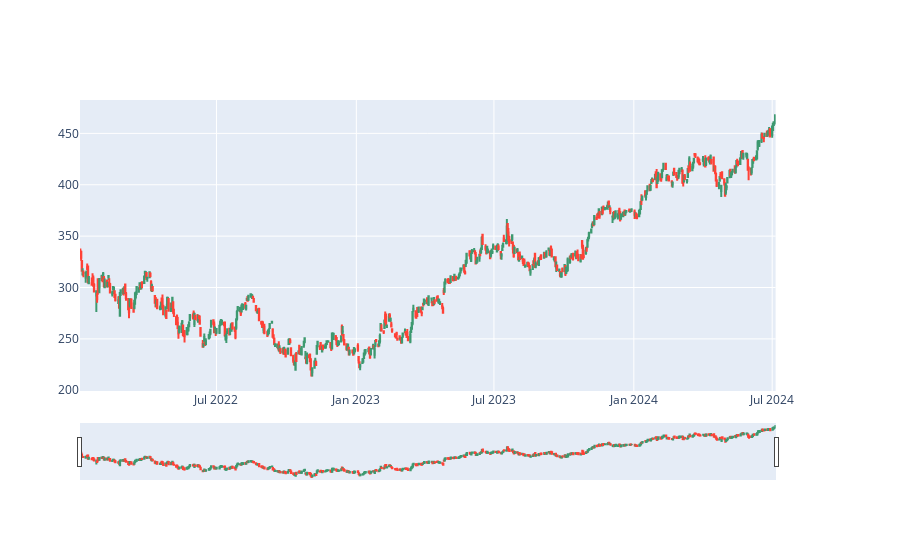

Notebook code for this chart:
### Markdown cell above
##### Switch to candlestick chart

### Code cell
fig5 = make_subplots(specs=[[{"secondary_y": True}]])
fig5.add_trace(go.Candlestick(x=data.index,
open=data['Open'],
high=data['High'],
low=data['Low'],
close=data['Close'],
))
fig5

### Figure 1 — Plotly figure (JSON) as saved in the notebook; plotly's stock layout.template omitted (floating-point values rounded to 4 significant figures; data arrays with more than 128 entries replaced by an {"elided": "..."} marker saying what was removed)
{"data": [{"close": {"elided": "629 float values"}, "high": {"elided": "629 float values"}, "low": {"elided": "629 float values"}, "open": {"elided": "629 float values"}, "type": "candlestick", "x": {"elided": "629 str values"}}], "layout": {"xaxis": {"anchor": "y", "domain": [0, 0.94]}, "yaxis": {"anchor": "x", "domain": [0, 1]}, "yaxis2": {"anchor": "x", "overlaying": "y", "side": "right"}}}
